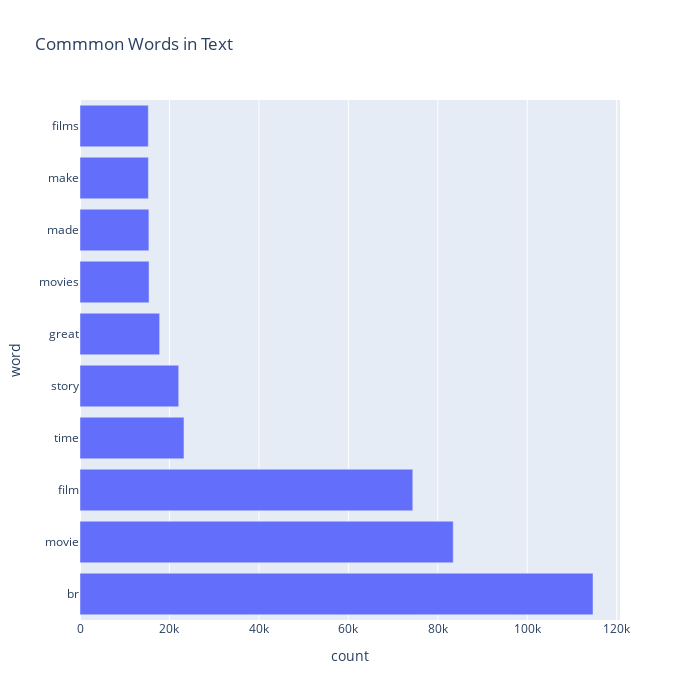

This figure's notebook cell:
### Code cell
px.bar(temp, x="count", y="word", title='Commmon Words in Text', orientation='h', 
             width=700, height=700)

### Figure 1 — Plotly figure (JSON) as saved in the notebook; plotly's stock layout.template omitted (floating-point values rounded to 4 significant figures)
{"data": [{"alignmentgroup": "True", "hovertemplate": "count=%{x}<br>word=%{y}<extra></extra>", "legendgroup": "", "marker": {"color": "#636efa", "pattern": {"shape": ""}}, "name": "", "offsetgroup": "", "orientation": "h", "showlegend": false, "textposition": "auto", "type": "bar", "x": [114697, 83449, 74406, 23245, 22071, 17808, 15439, 15401, 15292, 15274], "xaxis": "x", "y": ["br", "movie", "film", "time", "story", "great", "movies", "made", "make", "films"], "yaxis": "y"}], "layout": {"barmode": "relative", "height": 700, "legend": {"tracegroupgap": 0}, "title": {"text": "Commmon Words in Text"}, "width": 700, "xaxis": {"anchor": "y", "domain": [0, 1], "title": {"text": "count"}}, "yaxis": {"anchor": "x", "domain": [0, 1], "title": {"text": "word"}}}}
